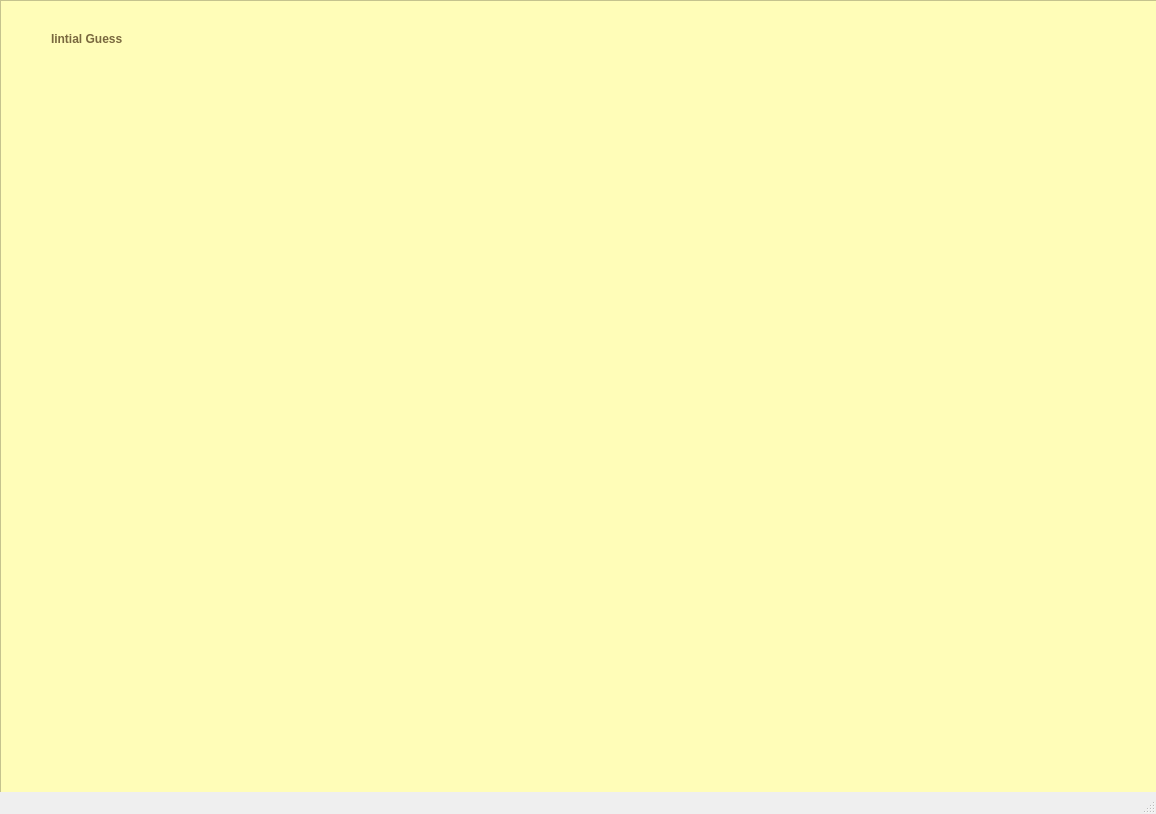
<?xml version="1.0" encoding="UTF-8"?>
<ui version="4.0">
 <class>InitialGuess</class>
 <widget class="QMainWindow" name="InitialGuess">
  <property name="geometry">
   <rect>
    <x>0</x>
    <y>0</y>
    <width>1156</width>
    <height>814</height>
   </rect>
  </property>
  <property name="windowTitle">
   <string>Initial_Guess</string>
  </property>
  <widget class="QWidget" name="centralwidget">
   <widget class="QScrollArea" name="scrollArea">
    <property name="geometry">
     <rect>
      <x>0</x>
      <y>0</y>
      <width>1901</width>
      <height>991</height>
     </rect>
    </property>
    <property name="styleSheet">
     <string notr="true">background-color:rgb(255, 253, 184)</string>
    </property>
    <property name="widgetResizable">
     <bool>true</bool>
    </property>
    <widget class="QWidget" name="scrollAreaWidgetContents">
     <property name="geometry">
      <rect>
       <x>0</x>
       <y>0</y>
       <width>10000</width>
       <height>3000</height>
      </rect>
     </property>
     <property name="minimumSize">
      <size>
       <width>10000</width>
       <height>3000</height>
      </size>
     </property>
     <widget class="QLabel" name="programTitle">
      <property name="geometry">
       <rect>
        <x>-140</x>
        <y>1140</y>
        <width>50000</width>
        <height>6000</height>
       </rect>
      </property>
      <property name="minimumSize">
       <size>
        <width>10000</width>
        <height>6000</height>
       </size>
      </property>
      <property name="styleSheet">
       <string notr="true">color: rgb(121, 104, 62);
font: 25pt &quot;Century Gothic&quot;;
font-weight: bold</string>
      </property>
      <property name="text">
       <string/>
      </property>
     </widget>
     <widget class="QLabel" name="initialGeussLable">
      <property name="geometry">
       <rect>
        <x>50</x>
        <y>30</y>
        <width>141</width>
        <height>16</height>
       </rect>
      </property>
      <property name="styleSheet">
       <string notr="true">color: rgb(121, 104, 62);
font: 14pt &quot;Century Gothic&quot;;
font-weight: bold</string>
      </property>
      <property name="text">
       <string>Iintial Guess</string>
      </property>
     </widget>
     <widget class="QWidget" name="horizontalLayoutWidget">
      <property name="geometry">
       <rect>
        <x>30</x>
        <y>60</y>
        <width>160</width>
        <height>121</height>
       </rect>
      </property>
      <layout class="QHBoxLayout" name="horizontalLayout"/>
     </widget>
    </widget>
   </widget>
  </widget>
  <widget class="QStatusBar" name="statusbar"/>
 </widget>
 <resources/>
 <connections/>
</ui>
